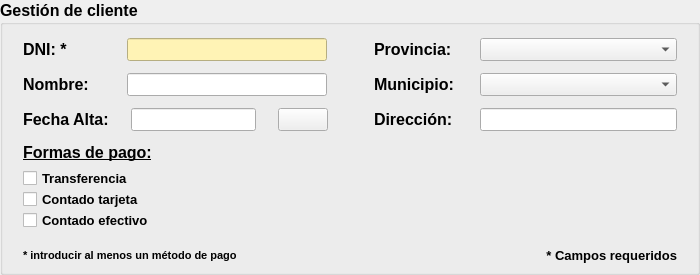
         <widget class="QGroupBox" name="groupCliente">
          <property name="minimumSize">
           <size>
            <width>700</width>
            <height>275</height>
           </size>
          </property>
          <property name="font">
           <font>
            <pointsize>12</pointsize>
            <weight>75</weight>
            <bold>true</bold>
           </font>
          </property>
          <property name="title">
           <string>Gestión de cliente</string>
          </property>
          <layout class="QGridLayout" name="gridLayout_3">
           <property name="leftMargin">
            <number>20</number>
           </property>
           <property name="rightMargin">
            <number>20</number>
           </property>
           <property name="bottomMargin">
            <number>0</number>
           </property>
           <property name="verticalSpacing">
            <number>10</number>
           </property>
           <item row="12" column="6">
            <widget class="QLabel" name="lblCampos">
             <property name="maximumSize">
              <size>
               <width>16777215</width>
               <height>25</height>
              </size>
             </property>
             <property name="font">
              <font>
               <pointsize>10</pointsize>
               <weight>75</weight>
               <bold>true</bold>
              </font>
             </property>
             <property name="text">
              <string>* Campos requeridos</string>
             </property>
             <property name="alignment">
              <set>Qt::AlignRight|Qt::AlignTrailing|Qt::AlignVCenter</set>
             </property>
            </widget>
           </item>
           <item row="3" column="0">
            <layout class="QHBoxLayout" name="horizontalLayout_5">
             <item>
              <widget class="QLabel" name="lblNombre">
               <property name="minimumSize">
                <size>
                 <width>104</width>
                 <height>0</height>
                </size>
               </property>
               <property name="maximumSize">
                <size>
                 <width>102</width>
                 <height>16777215</height>
                </size>
               </property>
               <property name="font">
                <font>
                 <pointsize>12</pointsize>
                 <weight>75</weight>
                 <bold>true</bold>
                </font>
               </property>
               <property name="text">
                <string>&lt;html&gt;&lt;head/&gt;&lt;body&gt;&lt;p&gt;Nombre:&lt;/p&gt;&lt;/body&gt;&lt;/html&gt;</string>
               </property>
               <property name="alignment">
                <set>Qt::AlignLeading|Qt::AlignLeft|Qt::AlignVCenter</set>
               </property>
              </widget>
             </item>
             <item>
              <widget class="QLineEdit" name="txtNombreCli">
               <property name="minimumSize">
                <size>
                 <width>200</width>
                 <height>0</height>
                </size>
               </property>
               <property name="maximumSize">
                <size>
                 <width>452</width>
                 <height>16777215</height>
                </size>
               </property>
               <property name="font">
                <font>
                 <pointsize>10</pointsize>
                 <weight>75</weight>
                 <bold>true</bold>
                </font>
               </property>
              </widget>
             </item>
             <item>
              <spacer name="horizontalSpacer_3">
               <property name="orientation">
                <enum>Qt::Horizontal</enum>
               </property>
               <property name="sizeHint" stdset="0">
                <size>
                 <width>40</width>
                 <height>20</height>
                </size>
               </property>
              </spacer>
             </item>
            </layout>
           </item>
           <item row="2" column="5">
            <widget class="QLabel" name="lblProv">
             <property name="minimumSize">
              <size>
               <width>100</width>
               <height>0</height>
              </size>
             </property>
             <property name="maximumSize">
              <size>
               <width>75</width>
               <height>16777215</height>
              </size>
             </property>
             <property name="font">
              <font>
               <pointsize>12</pointsize>
               <weight>75</weight>
               <bold>true</bold>
              </font>
             </property>
             <property name="text">
              <string>Provincia:</string>
             </property>
             <property name="alignment">
              <set>Qt::AlignLeading|Qt::AlignLeft|Qt::AlignVCenter</set>
             </property>
            </widget>
           </item>
           <item row="2" column="0">
            <layout class="QHBoxLayout" name="horizontalLayout">
             <property name="sizeConstraint">
              <enum>QLayout::SetDefaultConstraint</enum>
             </property>
             <item>
              <widget class="QLabel" name="lblDNI">
               <property name="minimumSize">
                <size>
                 <width>104</width>
                 <height>0</height>
                </size>
               </property>
               <property name="maximumSize">
                <size>
                 <width>102</width>
                 <height>16777215</height>
                </size>
               </property>
               <property name="font">
                <font>
                 <pointsize>12</pointsize>
                 <weight>75</weight>
                 <bold>true</bold>
                </font>
               </property>
               <property name="text">
                <string>DNI: *</string>
               </property>
              </widget>
             </item>
             <item>
              <widget class="QLineEdit" name="txtDNI">
               <property name="minimumSize">
                <size>
                 <width>200</width>
                 <height>0</height>
                </size>
               </property>
               <property name="maximumSize">
                <size>
                 <width>452</width>
                 <height>16777215</height>
                </size>
               </property>
               <property name="font">
                <font>
                 <pointsize>10</pointsize>
                 <weight>75</weight>
                 <bold>true</bold>
                </font>
               </property>
               <property name="styleSheet">
                <string notr="true">background-color: #FFF3b5;</string>
               </property>
              </widget>
             </item>
             <item>
              <spacer name="horizontalSpacer">
               <property name="orientation">
                <enum>Qt::Horizontal</enum>
               </property>
               <property name="sizeHint" stdset="0">
                <size>
                 <width>40</width>
                 <height>20</height>
                </size>
               </property>
              </spacer>
             </item>
            </layout>
           </item>
           <item row="2" column="6">
            <widget class="QComboBox" name="cmbProcli">
             <property name="minimumSize">
              <size>
               <width>75</width>
               <height>0</height>
              </size>
             </property>
             <property name="maximumSize">
              <size>
               <width>275</width>
               <height>16777215</height>
              </size>
             </property>
             <property name="font">
              <font>
               <pointsize>10</pointsize>
               <weight>75</weight>
               <bold>true</bold>
              </font>
             </property>
            </widget>
           </item>
           <item row="4" column="0">
            <layout class="QHBoxLayout" name="horizontalLayout_6" stretch="0,0,0,0,0">
             <property name="spacing">
              <number>6</number>
             </property>
             <property name="sizeConstraint">
              <enum>QLayout::SetDefaultConstraint</enum>
             </property>
             <item>
              <widget class="QLabel" name="lblFechaAlta">
               <property name="minimumSize">
                <size>
                 <width>102</width>
                 <height>0</height>
                </size>
               </property>
               <property name="maximumSize">
                <size>
                 <width>102</width>
                 <height>16777215</height>
                </size>
               </property>
               <property name="font">
                <font>
                 <pointsize>12</pointsize>
                 <weight>75</weight>
                 <bold>true</bold>
                </font>
               </property>
               <property name="text">
                <string>Fecha Alta:</string>
               </property>
               <property name="alignment">
                <set>Qt::AlignLeading|Qt::AlignLeft|Qt::AlignVCenter</set>
               </property>
              </widget>
             </item>
             <item>
              <widget class="QLineEdit" name="txtFechaAlta">
               <property name="enabled">
                <bool>true</bool>
               </property>
               <property name="minimumSize">
                <size>
                 <width>25</width>
                 <height>0</height>
                </size>
               </property>
               <property name="maximumSize">
                <size>
                 <width>200</width>
                 <height>16777215</height>
                </size>
               </property>
               <property name="font">
                <font>
                 <pointsize>10</pointsize>
                 <weight>75</weight>
                 <bold>true</bold>
                </font>
               </property>
               <property name="alignment">
                <set>Qt::AlignLeading|Qt::AlignLeft|Qt::AlignVCenter</set>
               </property>
               <property name="readOnly">
                <bool>true</bool>
               </property>
              </widget>
             </item>
             <item>
              <widget class="QLabel" name="label_2">
               <property name="minimumSize">
                <size>
                 <width>10</width>
                 <height>0</height>
                </size>
               </property>
               <property name="maximumSize">
                <size>
                 <width>10</width>
                 <height>16777215</height>
                </size>
               </property>
               <property name="text">
                <string/>
               </property>
              </widget>
             </item>
             <item>
              <widget class="QPushButton" name="btnFechaAltaCli">
               <property name="minimumSize">
                <size>
                 <width>50</width>
                 <height>0</height>
                </size>
               </property>
               <property name="maximumSize">
                <size>
                 <width>50</width>
                 <height>25</height>
                </size>
               </property>
               <property name="font">
                <font>
                 <pointsize>10</pointsize>
                 <weight>75</weight>
                 <bold>true</bold>
                </font>
               </property>
               <property name="text">
                <string/>
               </property>
               <property name="icon">
                <iconset>
                 <normaloff>../../../../../home/a21mariogb/.designer/backup/img/icono_calendario.png</normaloff>../../../../../home/a21mariogb/.designer/backup/img/icono_calendario.png</iconset>
               </property>
              </widget>
             </item>
             <item>
              <spacer name="horizontalSpacer_2">
               <property name="orientation">
                <enum>Qt::Horizontal</enum>
               </property>
               <property name="sizeHint" stdset="0">
                <size>
                 <width>40</width>
                 <height>20</height>
                </size>
               </property>
              </spacer>
             </item>
            </layout>
           </item>
           <item row="7" column="0">
            <layout class="QVBoxLayout" name="verticalLayout">
             <item>
              <widget class="QLabel" name="lblFormasPago">
               <property name="maximumSize">
                <size>
                 <width>16777215</width>
                 <height>25</height>
                </size>
               </property>
               <property name="font">
                <font>
                 <pointsize>12</pointsize>
                 <weight>75</weight>
                 <bold>true</bold>
                 <underline>true</underline>
                </font>
               </property>
               <property name="text">
                <string>Formas de pago:</string>
               </property>
               <property name="alignment">
                <set>Qt::AlignLeading|Qt::AlignLeft|Qt::AlignTop</set>
               </property>
              </widget>
             </item>
             <item>
              <widget class="QCheckBox" name="chkTrans">
               <property name="font">
                <font>
                 <pointsize>10</pointsize>
                 <weight>75</weight>
                 <bold>true</bold>
                </font>
               </property>
               <property name="text">
                <string>Transferencia</string>
               </property>
              </widget>
             </item>
             <item>
              <widget class="QCheckBox" name="chkTarj">
               <property name="font">
                <font>
                 <pointsize>10</pointsize>
                 <weight>75</weight>
                 <bold>true</bold>
                </font>
               </property>
               <property name="text">
                <string>Contado tarjeta</string>
               </property>
              </widget>
             </item>
             <item>
              <widget class="QCheckBox" name="chkEfec">
               <property name="font">
                <font>
                 <pointsize>10</pointsize>
                 <weight>75</weight>
                 <bold>true</bold>
                </font>
               </property>
               <property name="text">
                <string>Contado efectivo</string>
               </property>
              </widget>
             </item>
            </layout>
           </item>
           <item row="3" column="5">
            <widget class="QLabel" name="lblMunicli">
             <property name="minimumSize">
              <size>
               <width>100</width>
               <height>0</height>
              </size>
             </property>
             <property name="maximumSize">
              <size>
               <width>75</width>
               <height>16777215</height>
              </size>
             </property>
             <property name="font">
              <font>
               <pointsize>12</pointsize>
               <weight>75</weight>
               <bold>true</bold>
              </font>
             </property>
             <property name="text">
              <string>Municipio:</string>
             </property>
            </widget>
           </item>
           <item row="3" column="6">
            <widget class="QComboBox" name="cmbMunicli">
             <property name="minimumSize">
              <size>
               <width>75</width>
               <height>0</height>
              </size>
             </property>
             <property name="maximumSize">
              <size>
               <width>275</width>
               <height>16777215</height>
              </size>
             </property>
             <property name="font">
              <font>
               <pointsize>10</pointsize>
               <weight>75</weight>
               <bold>true</bold>
              </font>
             </property>
            </widget>
           </item>
           <item row="4" column="5">
            <widget class="QLabel" name="lblDireccion">
             <property name="minimumSize">
              <size>
               <width>75</width>
               <height>0</height>
              </size>
             </property>
             <property name="maximumSize">
              <size>
               <width>102</width>
               <height>16777215</height>
              </size>
             </property>
             <property name="font">
              <font>
               <pointsize>12</pointsize>
               <weight>75</weight>
               <bold>true</bold>
              </font>
             </property>
             <property name="text">
              <string>&lt;html&gt;&lt;head/&gt;&lt;body&gt;&lt;p&gt;&lt;span style=&quot; font-weight:600;&quot;&gt;Dirección:&lt;/span&gt;&lt;/p&gt;&lt;/body&gt;&lt;/html&gt;</string>
             </property>
            </widget>
           </item>
           <item row="4" column="6">
            <widget class="QLineEdit" name="txtDireccion">
             <property name="minimumSize">
              <size>
               <width>100</width>
               <height>0</height>
              </size>
             </property>
             <property name="maximumSize">
              <size>
               <width>273</width>
               <height>16777215</height>
              </size>
             </property>
             <property name="font">
              <font>
               <pointsize>10</pointsize>
               <weight>75</weight>
               <bold>true</bold>
              </font>
             </property>
            </widget>
           </item>
           <item row="12" column="0">
            <widget class="QLabel" name="lblAvisoPago">
             <property name="enabled">
              <bool>true</bool>
             </property>
             <property name="font">
              <font>
               <pointsize>8</pointsize>
               <weight>75</weight>
               <bold>true</bold>
              </font>
             </property>
             <property name="text">
              <string>* introducir al menos un método de pago</string>
             </property>
            </widget>
           </item>
          </layout>
         </widget>
